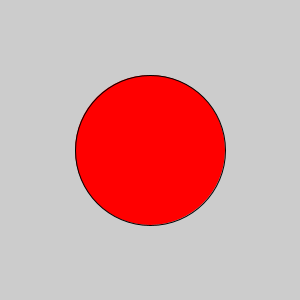
Frame 1 (no input)
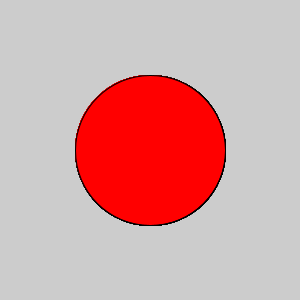
Frame 60 (the mouse pressed at the canvas centre just before this capture)
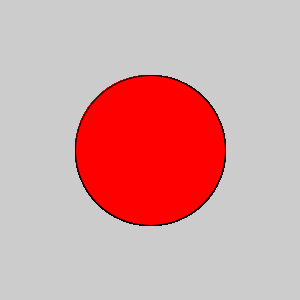
Frame 120 (the mouse held since frame 60 and released just before this capture)

The Processing sketch that drew these frames (run headless with seeded random() and noise(); from frame 60 on, the mouse is pressed at the canvas centre):

// Processing sketch: test_sketch
// ── test_sketch.pde
void setup()
{
  size(300,300);
}

void draw()
{
  colorMode(RGB);
  fill(255, 0, 0);
  ellipseMode(CENTER);
  ellipse(width/2, height/2, width/2, height/2);
}
